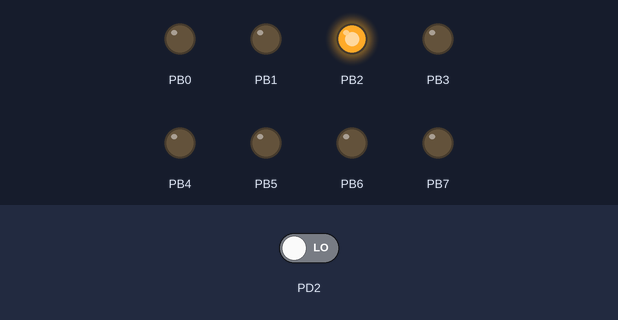
Simulated run of this program. Board: ATmega328P, built with avr-gcc and emulated at 16 MHz. Shown: output pins drawn as LEDs (lit = HIGH). Dashed ring = blinking. Inputs (shaded band) come from the test bench; at power-on: PD2 LOW.

Above: at 1.2 s.
1.3 s: PD2 driven HIGH
At 1.55 s:
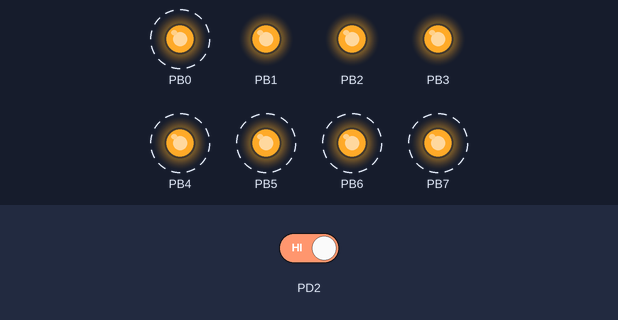
At 4.7 s:
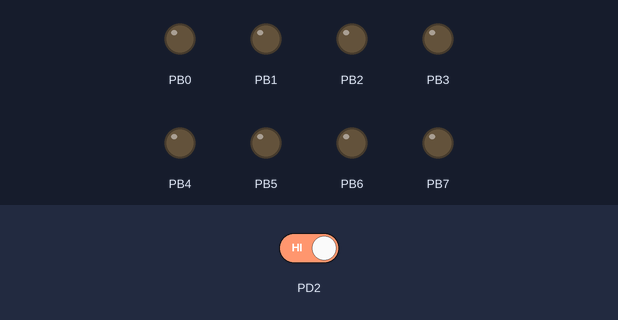
Timing chart, 0 to 13.3 s (numbered marks = the images above; inputs shaded):
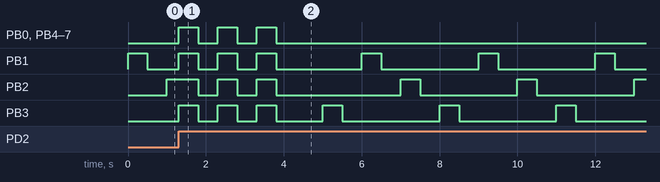

The program:

GccApplication2.c
```c
#include <avr/io.h>

#define F_CPU 16000000UL    //Define CPU clock as 16Mhz

#include <util/delay.h>

#include <avr/interrupt.h>

int main(void)

{
	DDRB = 0xFF;	//Why?
	DDRD = 0x00;
	EIMSK = 0b00000001;
	EICRA = 0b00000011;
	sei();

	while (1){
		PORTB = 0b00000010;
		_delay_ms(500);
		PORTB = 0b00000000;
		_delay_ms(500);

		PORTB = 0b00000100;
		_delay_ms(500);
		PORTB = 0b00000000;
		_delay_ms(500);

		PORTB = 0b00001000;
		_delay_ms(500);
		PORTB = 0b00000000;
		_delay_ms(500);


	}


}


ISR(INT0_vect)
{
	int i;
	for (i = 0; i < 3; i++){
		PORTB = 0xFF;
		_delay_ms(500);
		PORTB = 0x00;
		_delay_ms(500);
	}


}
```

Measured:
- after the input at 1.3 s, PB0, PB4–7: alternates HIGH for 0.50 s and LOW for 0.50 s, 6 changes in all, then stays LOW, starting at once
